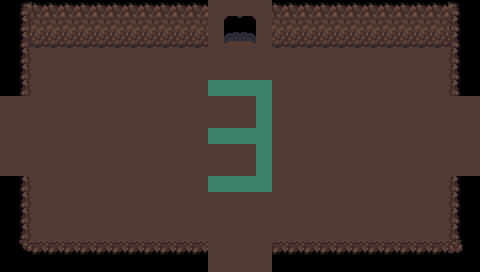

A 2D game scene composited from a Tiled map and its tileset images. What follows is a short description and the map's XML, with each tile layer's data collapsed to a summary:
An orthogonal 30x17 tile map with 16x16 px tiles, 3 tile layers (Base, Ground, Upper), 2 tilesets and 18 objects (6x SpawnPoint, 4x Entrance, 4x BlockObject, 4x CombatStart).

<map version="1.5" tiledversion="1.6.0" orientation="orthogonal" renderorder="right-down" width="30" height="17" tilewidth="16" tileheight="16" infinite="0" nextlayerid="22" nextobjectid="94">
 <properties>
  <property name="Dungeon" value="Cave" />
  <property name="MapType" value="Cave" />
  <property name="Mobs" value="2-3|0" />
  <property name="Modular" type="bool" value="true" />
  <property name="ResourcesMinMax" value="30-60" />
 </properties>
 <tileset firstgid="1" source="../Tilesets/tilesetManorGrounds.tsx" />
 <tileset firstgid="626" source="../Tilesets/tsWalls_Floors.tsx" />
 <layer id="19" name="Base" width="30" height="17">
  <data>[510 cells, 510 non-empty, 7 distinct tile ids]</data>
 </layer>
 <layer id="20" name="Ground" width="30" height="17">
  <data>[510 cells, 92 non-empty, 8 distinct tile ids]</data>
 </layer>
 <layer id="21" name="Upper" width="30" height="17">
  <data>[510 cells, 28 non-empty, 5 distinct tile ids]</data>
 </layer>
 <objectgroup id="4" name="Travel">
  <object id="51" name="Entrance" x="224" y="268" width="32" height="4">
   <properties>
    <property name="EntranceDir" value="Up" />
    <property name="Modular" type="bool" value="true" />
   </properties>
  </object>
  <object id="53" name="Entrance" x="224" y="28" width="32" height="4">
   <properties>
    <property name="EntranceDir" value="Down" />
    <property name="Modular" type="bool" value="true" />
   </properties>
  </object>
  <object id="54" name="Entrance" x="0" y="128" width="4" height="32">
   <properties>
    <property name="EntranceDir" value="Right" />
    <property name="Modular" type="bool" value="true" />
   </properties>
  </object>
  <object id="55" name="Entrance" x="476" y="128" width="4" height="32">
   <properties>
    <property name="EntranceDir" value="Left" />
    <property name="Modular" type="bool" value="true" />
   </properties>
  </object>
 </objectgroup>
 <objectgroup id="5" name="MapObject">
  <object id="84" name="SpawnPoint" x="98.1152" y="69.1204" width="10" height="8.5" />
  <object id="85" name="SpawnPoint" x="194.091" y="100.451" width="10" height="8.5" />
  <object id="86" name="SpawnPoint" x="403.494" y="69.517" width="10" height="8.5" />
  <object id="87" name="SpawnPoint" x="50.1271" y="228.552" width="10" height="8.5" />
  <object id="88" name="SpawnPoint" x="417.374" y="211.499" width="10" height="8.5" />
  <object id="89" name="SpawnPoint" x="337.659" y="132.179" width="10" height="8.5" />
  <object id="90" name="BlockObject" x="212.402" y="3.62539" width="55.625" height="9.75">
   <properties>
    <property name="Dir" value="Up" />
    <property name="Open" type="bool" value="false" />
   </properties>
  </object>
  <object id="91" name="BlockObject" x="210.217" y="243.202" width="55.625" height="9.75">
   <properties>
    <property name="Dir" value="Down" />
    <property name="Open" type="bool" value="false" />
   </properties>
  </object>
  <object id="92" name="BlockObject" x="2.65189" y="98.1254" width="26.75" height="74">
   <properties>
    <property name="Dir" value="Left" />
    <property name="Open" type="bool" value="false" />
   </properties>
  </object>
  <object id="93" name="BlockObject" x="453.652" y="99.6254" width="26.75" height="74">
   <properties>
    <property name="Dir" value="Right" />
    <property name="Open" type="bool" value="false" />
   </properties>
  </object>
 </objectgroup>
 <objectgroup id="6" name="Character">
  <object id="56" name="CombatStart" x="66.1068" y="129.489" width="10.5" height="11.25">
   <properties>
    <property name="Dir" value="Right" />
    <property name="Position" value="NE" />
   </properties>
  </object>
  <object id="57" name="CombatStart" x="210.986" y="195.359" width="10.5" height="11.25">
   <properties>
    <property name="Dir" value="Up" />
    <property name="Position" value="NW" />
   </properties>
  </object>
  <object id="58" name="CombatStart" x="257.723" y="66.2491" width="10.5" height="11.25">
   <properties>
    <property name="Dir" value="Down" />
    <property name="Position" value="SE" />
   </properties>
  </object>
  <object id="59" name="CombatStart" x="400.101" y="161.432" width="10.5" height="11.25">
   <properties>
    <property name="Dir" value="Left" />
    <property name="Position" value="SW" />
   </properties>
  </object>
 </objectgroup>
</map>
